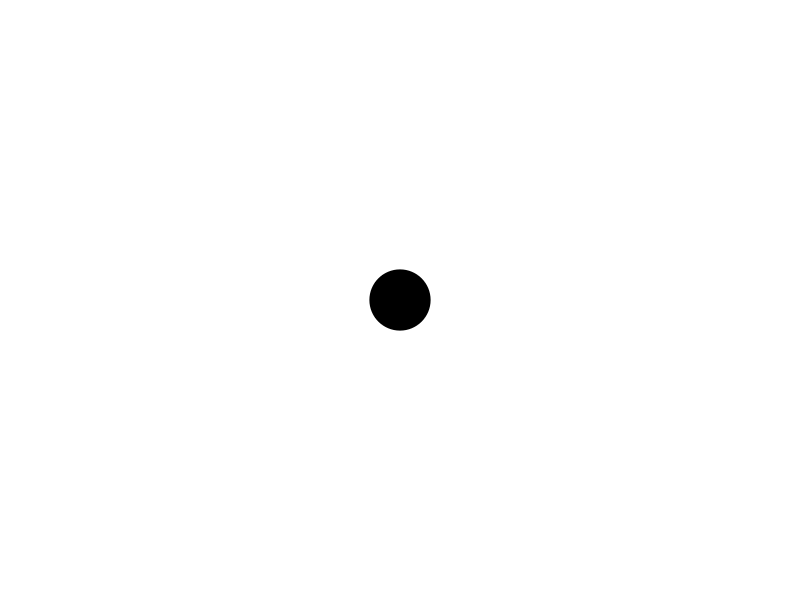
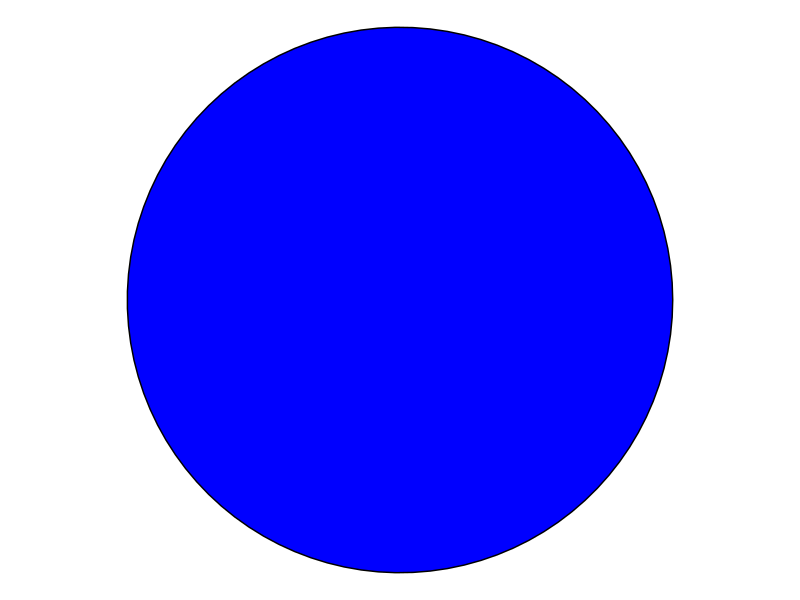
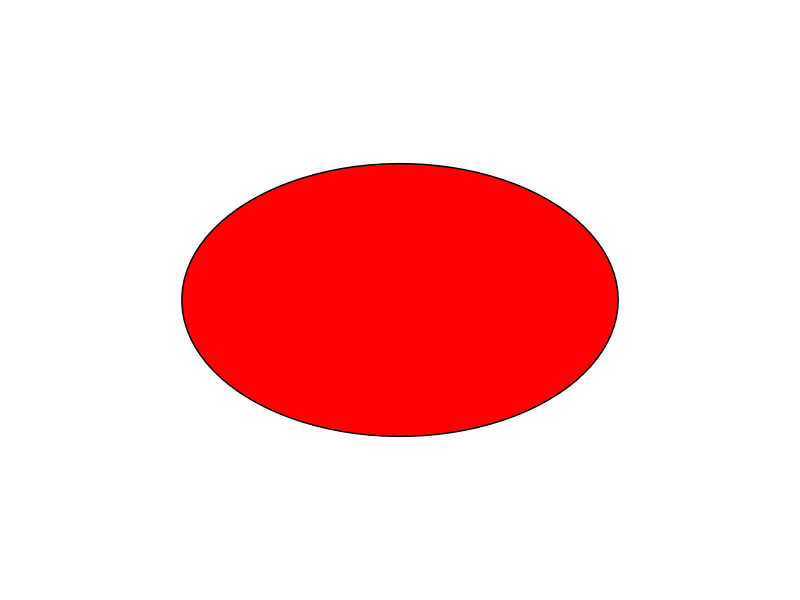
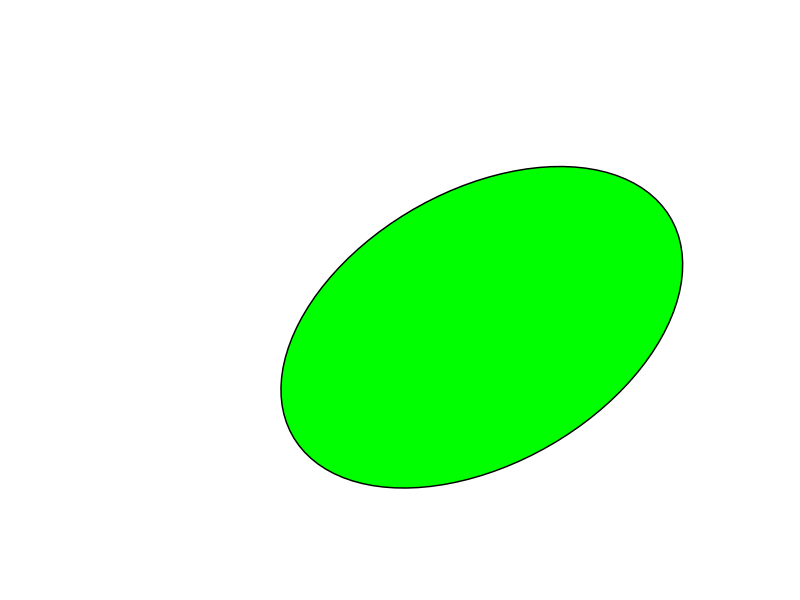
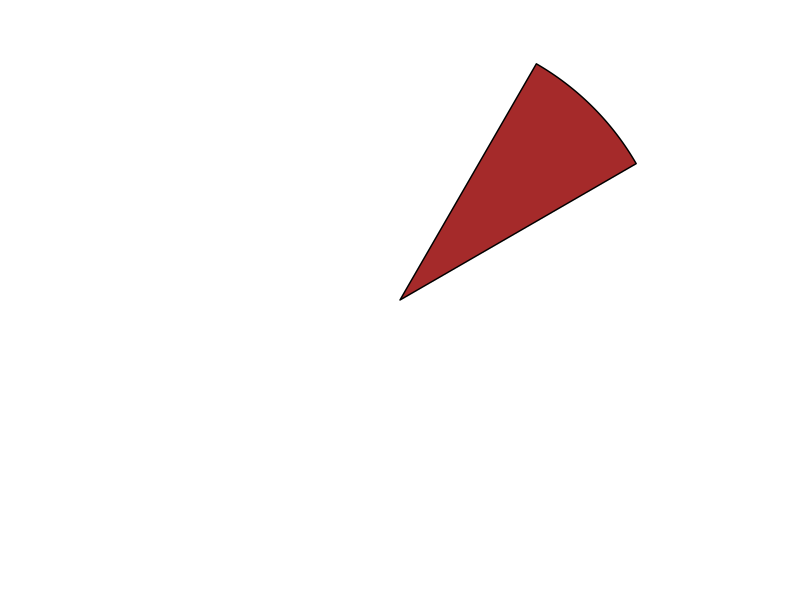
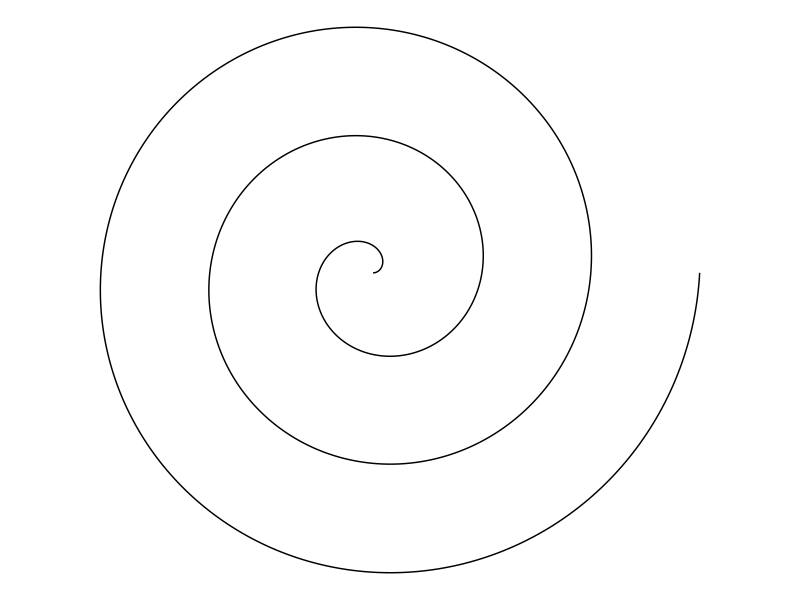
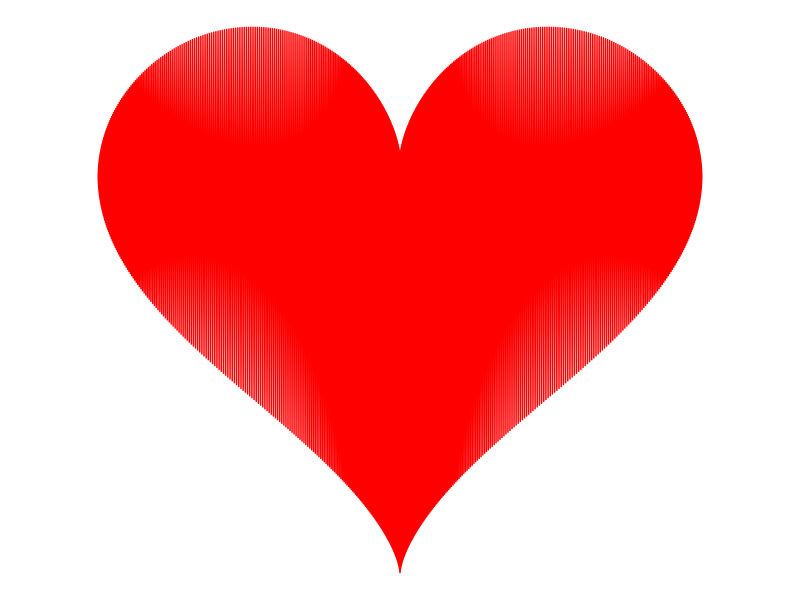
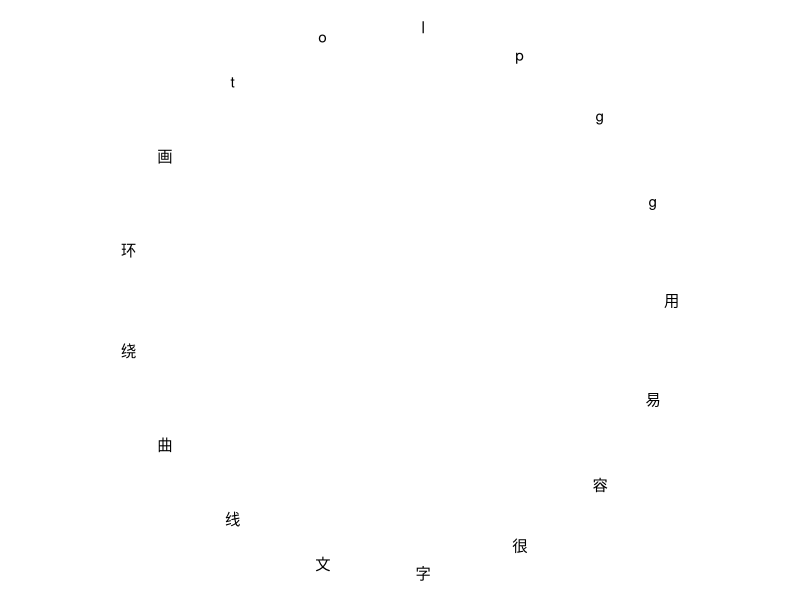

The R script that drew these images, in order:
## ---- chunk 1
library(tidyverse)

# 构造数据
df = data_frame(x = 0, y = 0)  # 仅有一个点，位于原点位置

# 绘图
ggplot() +
  geom_point(data = df, aes(x, y)) +  # 画点
  coord_fixed(xlim = c(-1, 1),
              ylim = c(-1, 1)) +      # 控制图像范围
  theme_void()                        # 去掉坐标轴等内容
## ---- chunk 2
ggplot() +
  geom_point(data = df, aes(x, y), size = 20) +  # 设置点的大小
  coord_fixed(xlim = c(-1, 1),
              ylim = c(-1, 1)) +
  theme_void()
## ---- chunk 3
df = data_frame(t = seq(0, 2 * pi, length.out=100)) %>%  # 构造基础序列t
  mutate(x = cos(t),
         y = sin(t))  # 使用标准圆曲线，基于t获得相应x, y坐标

ggplot() +
  geom_polygon(data = df, aes(x, y),
               color = "black",
               fill = "blue") +  # 画多边形（按顺序描出曲线，并填充）
  coord_fixed(xlim = c(-1, 1),
              ylim = c(-1, 1)) +
  theme_void()
## ---- chunk 4
width = 0.8   # 椭圆宽
height = 0.5  # 椭圆高

df = data_frame(t = seq(0, 2 * pi, length.out=100)) %>%
  mutate(x = cos(t) * width,
         y = sin(t) * height)  # 调整椭圆的宽和高

ggplot() +
  geom_polygon(data = df, aes(x, y),
               color = "black", fill = "red") +
  coord_fixed(xlim = c(-1, 1),
              ylim = c(-1, 1)) +
  theme_void()
## ---- chunk 5
width = 0.8
height = 0.5
dx = 0.3   # 水平平移
dy = -0.1  # 垂直平移
theta = pi / 6   # 旋转角度

df = data_frame(t = seq(0, 2 * pi, length.out=100)) %>%
  mutate(x0 = sin(t) * width,
         y0 = cos(t) * height,  # 先计算原始坐标
         x = dx + x0 * cos(theta) - y0 * sin(theta),
         y = dy + x0 * sin(theta) + y0 * cos(theta))  # 平移并旋转

ggplot() +
  geom_polygon(data = df, aes(x, y),
               color = "black", fill = "green") +
  coord_fixed(xlim = c(-1, 1),
              ylim = c(-1, 1)) +
  theme_void()
## ---- chunk 6
start_angle = pi / 6  # 扇形起始角度
end_angle = pi / 3    # 扇形终止角度

df = data_frame(t = seq(start_angle, end_angle,
                        length.out=100)) %>%  # 调整起始和终止
  mutate(x = sin(t),
         y = cos(t)) %>%
  rbind(data_frame(t = 0, x = 0, y = 0))  # 增加一个原点

ggplot() +
  geom_polygon(data = df, aes(x, y),
               color = "black", fill = "brown") +
  coord_fixed(xlim = c(-1, 1),
              ylim = c(-1, 1)) +
  theme_void()
## ---- chunk 7
df = data_frame(t = seq(0, 6 * pi, length.out = 1000)) %>% # 绕三圈
  mutate(x = t * cos(t),
         y = t * sin(t))  # 螺旋渐开线

ggplot() +
  geom_path(data = df, aes(x, y)) +
  coord_fixed() +
  theme_void()
## ---- chunk 8
df = data_frame(t = seq(0, 2*pi, length.out=1000)) %>%
  mutate(x = 16 * sin(t)^3,
         y = 13 * cos(t) - 5 * cos(2*t) - 2 * cos(3*t) - cos(4*t))  # 心形线

ggplot() +
  geom_line(data = df, aes(x, y), color = "red") +
  coord_fixed() +
  theme_void()
## ---- chunk 9
text = "用ggplot画环绕曲线文字很容易"
n = nchar(text)
chars = strsplit(text, '')[[1]]
theta = seq(0, 2 * pi, length.out = n + 1)[-(n + 1)]  # 为避免首尾文字重叠，这里先
                                                      # 多生成一个数，再去掉最后一个

df = data_frame(t = theta) %>%
  mutate(x = cos(t),
         y = sin(t),
         txt = chars)

ggplot() +
  geom_text(data = df, aes(x, y, label = txt)) +
  coord_fixed() +
  theme_void()
## ---- chunk 10
text = "晋太元中，武陵人捕鱼为业，缘溪行，忘路之远近。忽逢桃花林，夹岸数百步，中无杂树，芳草鲜美，落英缤纷，渔人甚异之。复前行，欲穷其林。林尽水源，便得一山，山有小口，仿佛若有光，便舍船从口入。初极狭，才通人，复行数十步，豁然开朗。土地平旷，屋舍俨然，有良田美池桑竹之属。阡陌交通，鸡犬相闻。其中往来种作，男女衣著，悉如外人。黄发垂髫，并怡然自乐。"
n = nchar(text)
chars = strsplit(text, '')[[1]]
theta = seq(6 * pi, 12 * pi, length.out = n)

df = data_frame(t = theta) %>%
  mutate(x = t * cos(t),
         y = t * sin(t),
         txt = chars)

ggplot() +
  geom_text(data = df, aes(x, y, label = txt)) +
  coord_fixed() +
  theme_void()
